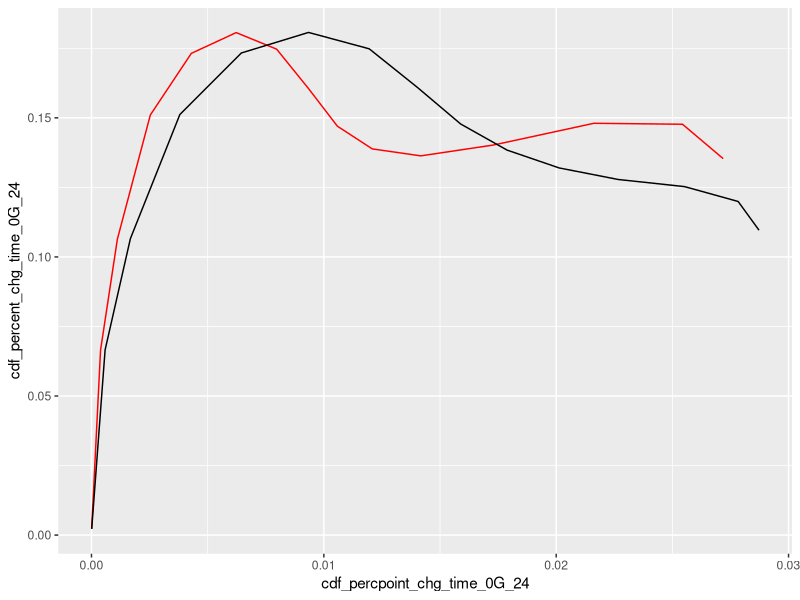
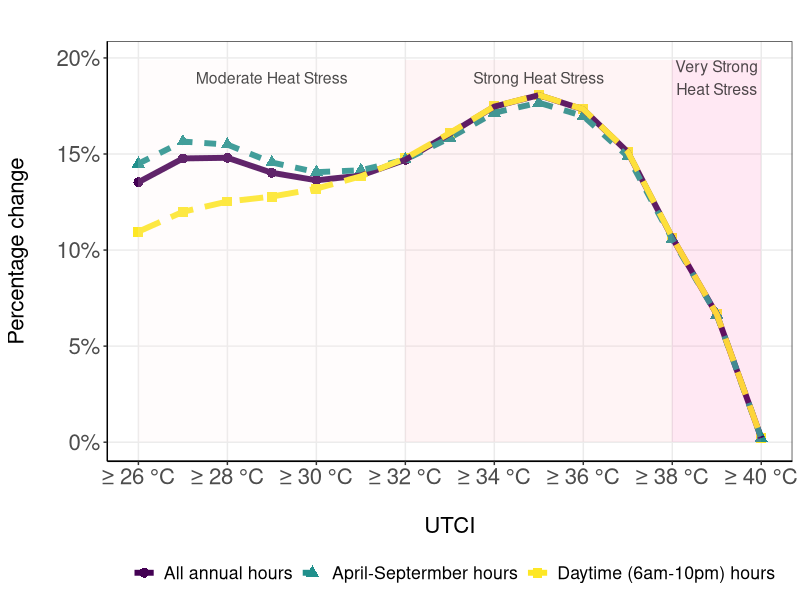
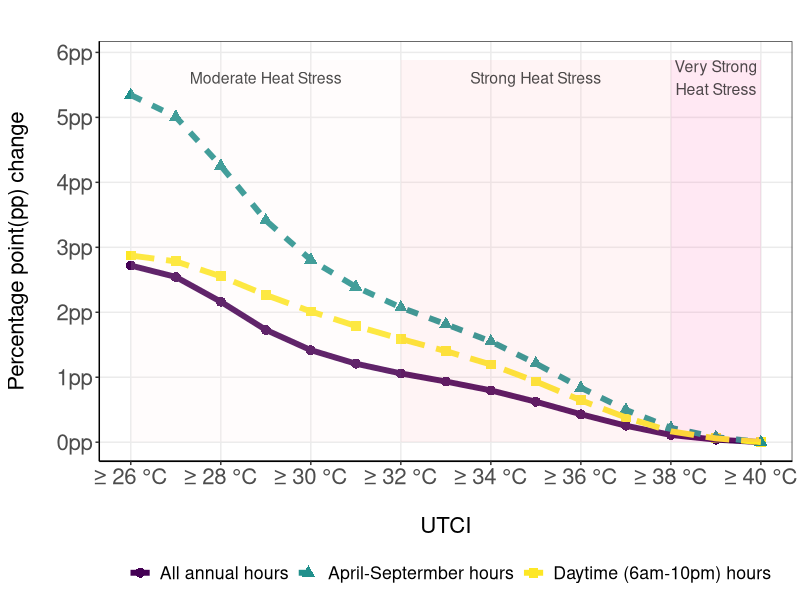
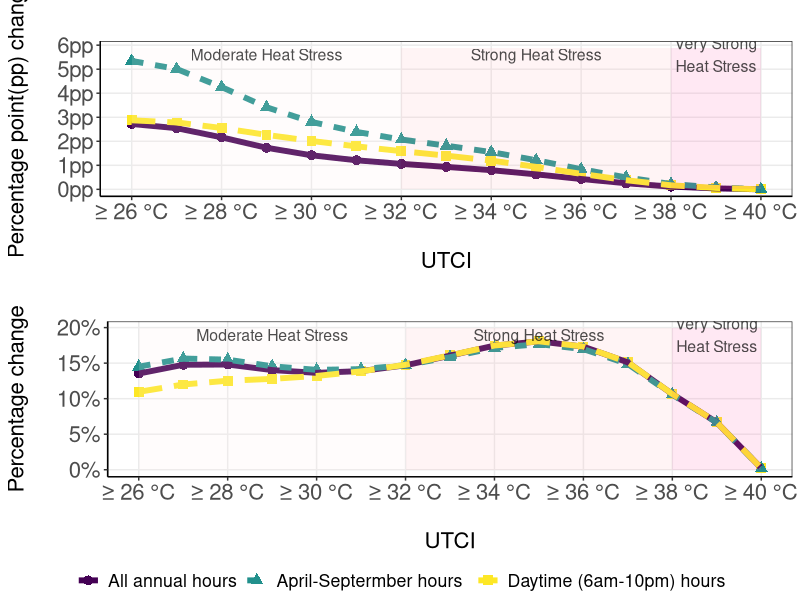

Write the R code that produced these figures, in order.
library(readr)
library(dplyr)
library(tidyr)
library(ggplot2)
library(viridis)
library(ggpubr)

setwd(
  "C:/Users/Kaifs/OneDrive/Documents/dropbox_penn/Dropbox/GitHub/PrjCEC/res/res_mean_child/"
)
tab_a_24vsday_data <- read.csv("tab_a_24vsday_data.csv")
tab_b_season_data <- read.csv("tab_b_season_data.csv")




#test graph
tab_a_24vsday_data %>%
  filter(utci_thres >= 26) %>%
  ggplot() +
  geom_line(aes(x = cdf_percpoint_chg_time_0G_24, y = cdf_percent_chg_time_0G_24),
            col = "red") +
  geom_line(aes(x = cdf_percpoint_chg_time_1G_6t22, y = cdf_percent_chg_time_1G_6t22))


#reshape data into long format
reshape <- cbind(
  tab_a_24vsday_data %>%
    select(
      utci_thres,
      cdf_percpoint_chg_time_0G_24,
      cdf_percpoint_chg_time_1G_6t22
    ) %>%
    mutate(`All annual hours` = cdf_percpoint_chg_time_0G_24,
           `Daytime (6am-10pm) hours` = cdf_percpoint_chg_time_1G_6t22) %>%
    select(
      -cdf_percpoint_chg_time_0G_24,
      -cdf_percpoint_chg_time_1G_6t22
    ) %>%
    pivot_longer(2:3, names_to = "hour_select", values_to = "cdf_percpoint_chg_time"),
  
  tab_a_24vsday_data %>%
    select(
      utci_thres,
      cdf_percent_chg_time_0G_24,
      cdf_percent_chg_time_1G_6t22
    ) %>%
    mutate(`All annual hours` = cdf_percent_chg_time_0G_24,
           `Daytime (6am-10pm) hours` = cdf_percent_chg_time_1G_6t22) %>%
    select(-cdf_percent_chg_time_0G_24, -cdf_percent_chg_time_1G_6t22) %>%
    pivot_longer(2:3, names_to = "hour_select", values_to = "cdf_percent_chg_time") %>%
    select(-hour_select, -utci_thres)
)


tab_b_season_data$hour_select <-"April-Septermber hours"
tab_b_season_data_small <- tab_b_season_data[,c(1,10,4,5)]
colnames(tab_b_season_data_small)<-colnames(reshape)
reshape <- rbind(reshape,tab_b_season_data_small)

# scatter plot show change in level and rate by UTCI threshold

fig1_a<-
  reshape %>%
  filter(utci_thres >= 26) %>%
  ggplot() +
  geom_point(
    aes(
      x = utci_thres,
      y = cdf_percent_chg_time,
      color = hour_select,
      shape = hour_select),
    size=3) +
  geom_line(
    aes(
      x = utci_thres,
      y = cdf_percent_chg_time,
      #size = cdf_percpoint_chg_time,
      color = hour_select,
      linetype = hour_select),
    size=2)+
  theme_bw() +
  theme(
    #panel.border = element_blank(),
    #panel.grid.major = element_blank(),
    panel.grid.minor = element_blank(),
    axis.line = element_line(colour = "black"),
    text = element_text(size = 16),
    axis.text.y = element_text(size = 16),
    axis.text.x = element_text(size = 16)
  ) +
  theme(legend.position = "bottom") +
  labs(x = "\nUTCI",
       y = "Percentage change\n",
       col = "",
       linetype = "",
       shape ="") +
  scale_x_continuous(breaks = seq(26, 40, 2)) +
  scale_x_continuous(
    breaks = seq(26, 40, 2),
    labels = function(x) paste("≥", x, "°C")
  ) +
  scale_y_continuous(labels = scales::percent) +
  scale_color_viridis(discrete = TRUE) +
  ggtitle("")+
  annotate("rect", xmin = 26, xmax = 32, ymin = 0, ymax = 1.1*max(reshape$cdf_percent_chg_time), fill = "#FFEBEB", alpha = 0.15) +
  annotate("text", x = 29, y = 1.05 * max(reshape$cdf_percent_chg_time), label = "Moderate Heat Stress", color = "black", size = 4, alpha = 0.7) +
  annotate("rect", xmin = 32, xmax = 38, ymin = 0, ymax = 1.1*max(reshape$cdf_percent_chg_time), fill = "#FFB6C1", alpha = 0.15) +
  annotate("text", x = 35, y = 1.05 * max(reshape$cdf_percent_chg_time), label = "Strong Heat Stress", color = "black", size = 4, alpha = 0.7) +
  annotate("rect", xmin = 38, xmax = 40, ymin = 0, ymax = 1.1*max(reshape$cdf_percent_chg_time), fill = "#FF69B4", alpha = 0.15) +
  annotate("text", x = 39, y = 1.05 * max(reshape$cdf_percent_chg_time), label = "Very Strong\nHeat Stress", color = "black", size = 4, alpha = 0.7)




fig1_a


fig1_b <-
  reshape %>%
  filter(utci_thres >= 26) %>%
  ggplot() +
  geom_point(
    aes(
      x = utci_thres,
      y = cdf_percpoint_chg_time,
      color = hour_select,
      shape = hour_select
    ),
    size = 3
  ) +
  geom_line(
    aes(
      x = utci_thres,
      y = cdf_percpoint_chg_time,
      color = hour_select,
      linetype = hour_select
    ),size = 2
  ) +
  theme_bw() +
  theme(
    #panel.border = element_blank(),
    #panel.grid.major = element_blank(),
    panel.grid.minor = element_blank(),
    axis.line = element_line(colour = "black"),
    text = element_text(size = 16),
    axis.text.y = element_text(size = 16),
    axis.text.x = element_text(size = 16)
  ) +
  theme(legend.position = "bottom") +
  labs(x = "\nUTCI",
       y = "Percentage point(pp) change\n",
       col = "",
       linetype = "",
       shape = "") +
  scale_x_continuous(breaks = seq(26, 40, 2)) +
  scale_x_continuous(
    breaks = seq(26, 40, 2),
    labels = function(x) paste("≥", x, "°C")
  ) +
  scale_y_continuous(labels = scales::label_percent(scale = 100, suffix = "pp"),
                     breaks = seq(0, 0.06, 0.01)) +
  scale_color_viridis(discrete = TRUE) +
  scale_size(labels = scales::percent) +
  ggtitle("") +
  annotate("rect", xmin = 26, xmax = 32, ymin = 0, ymax = 1.1*max(reshape$cdf_percpoint_chg_time), fill = "#FFEBEB", alpha = 0.15) +
  annotate("text", x = 29, y = 1.05 * max(reshape$cdf_percpoint_chg_time), label = "Moderate Heat Stress", color = "black", size = 4, alpha = 0.7) +
  annotate("rect", xmin = 32, xmax = 38, ymin = 0, ymax = 1.1*max(reshape$cdf_percpoint_chg_time), fill = "#FFB6C1", alpha = 0.15) +
  annotate("text", x = 35, y = 1.05 * max(reshape$cdf_percpoint_chg_time), label = "Strong Heat Stress", color = "black", size = 4, alpha = 0.7) +
  annotate("rect", xmin = 38, xmax = 40, ymin = 0, ymax = 1.1*max(reshape$cdf_percpoint_chg_time), fill = "#FF69B4", alpha = 0.15) +
  annotate("text", x = 39, y = 1.05 * max(reshape$cdf_percpoint_chg_time), label = "Very Strong\nHeat Stress", color = "black", size = 4, alpha = 0.7)

fig1_b

combined_plot <- ggarrange(
  fig1_b + theme(legend.position = "none"),  # Remove legend from the first plot
  fig1_a + theme(legend.position = "none"),  # Remove legend from the second plot
  ncol = 1, nrow = 2,
  common.legend = TRUE, legend = "bottom"
)
combined_plot



